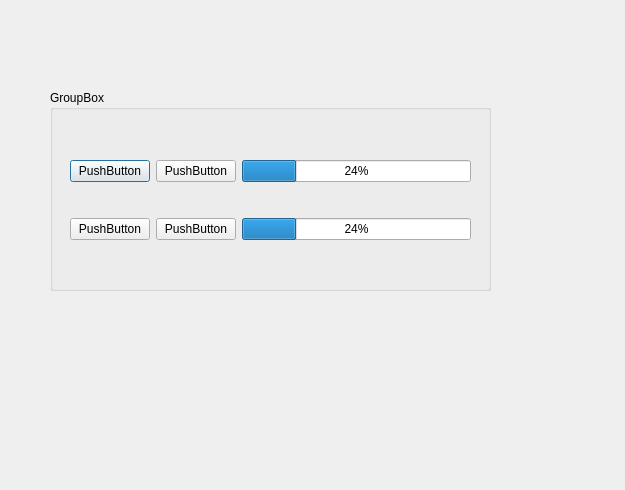
<?xml version="1.0" encoding="UTF-8"?>
<ui version="4.0">
 <class>Dialog</class>
 <widget class="QDialog" name="Dialog">
  <property name="geometry">
   <rect>
    <x>0</x>
    <y>0</y>
    <width>625</width>
    <height>490</height>
   </rect>
  </property>
  <property name="windowTitle">
   <string>Dialog</string>
  </property>
  <widget class="QGroupBox" name="groupBox">
   <property name="geometry">
    <rect>
     <x>50</x>
     <y>90</y>
     <width>441</width>
     <height>201</height>
    </rect>
   </property>
   <property name="title">
    <string>GroupBox</string>
   </property>
   <widget class="QWidget" name="">
    <property name="geometry">
     <rect>
      <x>20</x>
      <y>40</y>
      <width>401</width>
      <height>141</height>
     </rect>
    </property>
    <layout class="QGridLayout" name="gridLayout">
     <item row="0" column="0">
      <widget class="QPushButton" name="st1">
       <property name="text">
        <string>PushButton</string>
       </property>
      </widget>
     </item>
     <item row="0" column="1">
      <widget class="QPushButton" name="sp1">
       <property name="text">
        <string>PushButton</string>
       </property>
      </widget>
     </item>
     <item row="0" column="2">
      <widget class="QProgressBar" name="progressBar">
       <property name="value">
        <number>24</number>
       </property>
      </widget>
     </item>
     <item row="1" column="0">
      <widget class="QPushButton" name="st1_2">
       <property name="text">
        <string>PushButton</string>
       </property>
      </widget>
     </item>
     <item row="1" column="1">
      <widget class="QPushButton" name="pushButton_4">
       <property name="text">
        <string>PushButton</string>
       </property>
      </widget>
     </item>
     <item row="1" column="2">
      <widget class="QProgressBar" name="progressBar_2">
       <property name="value">
        <number>24</number>
       </property>
      </widget>
     </item>
    </layout>
   </widget>
  </widget>
 </widget>
 <resources/>
 <connections/>
</ui>
